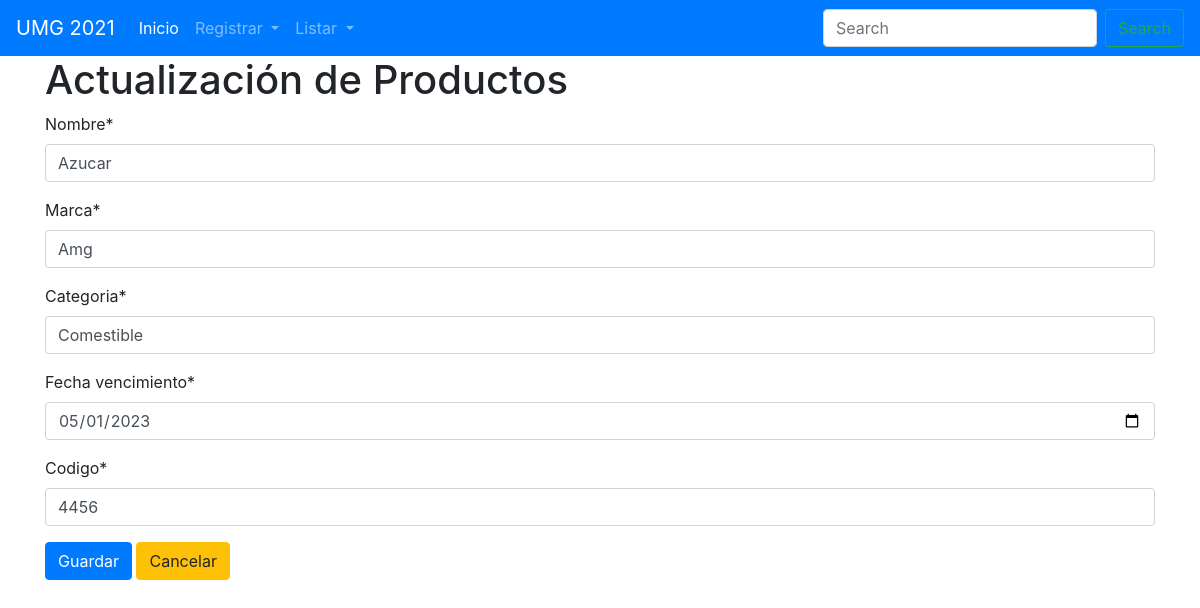
Page /editarProductos/12 on the committed database.
### Models/Producto/models.py (models this page shows)
class Producto(models.Model):
    nombre = models.CharField(max_length=75)
    marca = models.CharField(max_length=75)
    categoria = models.CharField(max_length=12)
    fecha_vencimiento = models.DateField()
    codigo = models.IntegerField()

### Models/Producto/views.py (the view)
# urls.py: path("editarProductos/<int:id_producto>", FormularioProductoView.edit, name="editarProductos"),
    def edit(request, id_producto):
        producto = Producto.objects.filter(id=id_producto).first()
        form = FormularioProducto(instance=producto)
        return render(request, "ProductoEdit.html", {"form": form, "producto": producto})

### Models/Producto/forms.py
class FormularioProducto(forms.ModelForm):
    class Meta:
        model = Producto
        fields = "__all__"
        widgets = {"fecha_vencimiento": forms.DateInput(attrs={"type": "date"})}

### Templates/ProductoEdit.html (shortened to what this page needs)
{% extends "index.html" %}
{% load crispy_forms_filters %}
{% load crispy_forms_tags %}
{% block content %}
    <h1> Actualización de Productos </h1>
    <form action="{% url "actualizarProductos" producto.id %}" method="POST">
        {{ form|crispy }}
        <button type="submit" class="btn btn-primary">Guardar</button>
        <a class="btn btn-warning" href="{% url "listarProductos" %}">Cancelar</a>
    </form>
{% endblock %}

### rows in the picture
Producto: nombre "Azucar", marca "Amg", categoria "Comestible", fecha_vencimiento "05/01/2023", codigo "4456"
